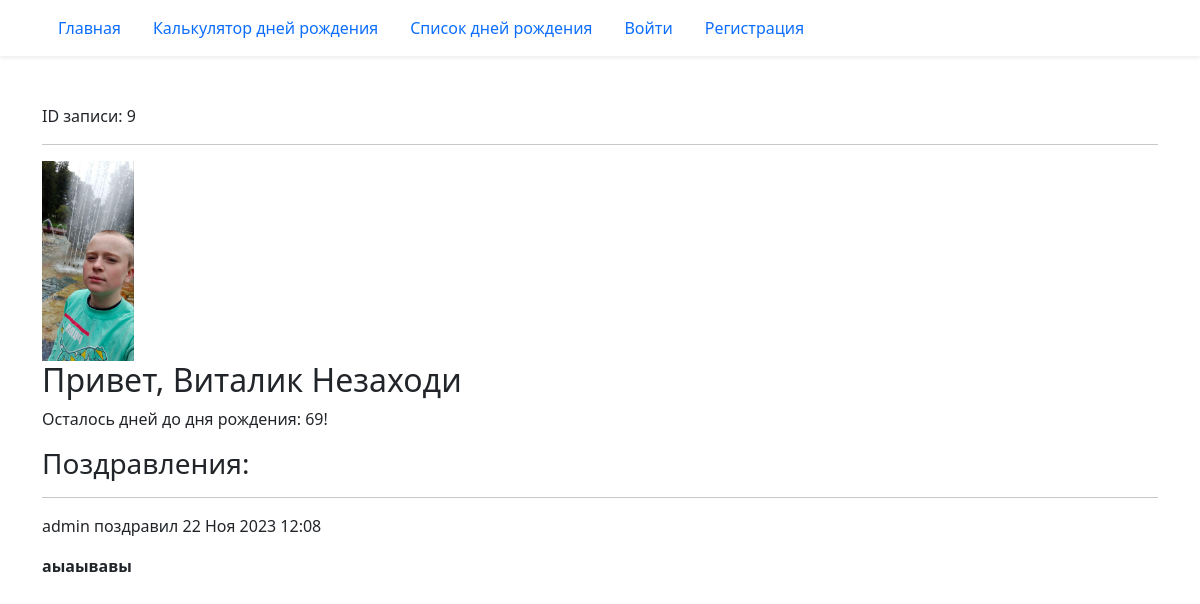
The page /birthday/9/ on the database its author committed.
### birthday/models.py (models this page shows, shortened)
class Birthday(models.Model):
    first_name = models.CharField('Имя', max_length=20)
    last_name = models.CharField(
        'Фамилия',
        max_length=20,
        blank=True,
        help_text='Необязательное поле'
    )
    birthday = models.DateField('Дата рождения', validators=(real_age,))
    image = models.ImageField('Фото', upload_to='birthdays_images', blank=True)
    author = models.ForeignKey(
        User,
        verbose_name='Автор записи',
        on_delete=models.CASCADE,
        null=True
    )
    tag = models.ManyToManyField(
        Tag,
        verbose_name='Теги',
        blank=True,
        help_text='Удерживаете Ctrl для выбора нескольких вариантов'
    )
    class Meta:
        constraints = (models.UniqueConstraint(
            fields=('first_name', 'last_name', 'birthday'),
            name='Unique person constraint'
            ),
        )

class Congratulation(models.Model):
    text = models.TextField('Текст поздравления')
    birthday = models.ForeignKey(
        Birthday,
        on_delete=models.CASCADE,
        related_name='congratulations',
    )
    created_at = models.DateTimeField(auto_now_add=True)
    author = models.ForeignKey(User, on_delete=models.CASCADE)
    class Meta:
        ordering = ('created_at',)

### birthday/views.py (the view)
# urls.py: path('<int:pk>/', views.BirthdayDetailView.as_view(), name='detail'),
class BirthdayDetailView(DetailView):
    model = Birthday
    def get_context_data(self, **kwargs):
        context = super().get_context_data(**kwargs)
        context["birthday_countdown"] = calculate_birthday_countdown(
            self.object.birthday
        )
        context['form'] = CongratulationForm()
        context['congratulations'] = (
            self.object.congratulations.select_related('author')
        )
        return context

### birthday/utils.py (called while the page is built)
def calculate_birthday_countdown(birthday):
    today = date.today()
    this_year_birthday = get_birthday_for_year(birthday, today.year)
    if this_year_birthday < today:
        next_birthday = get_birthday_for_year(birthday, today.year + 1)
    else:
        next_birthday = this_year_birthday
    birthday_countdown = (next_birthday - today).days
    return birthday_countdown

def get_birthday_for_year(birthday, year):
    try:
        calculate_birthday = birthday.replace(year=year)
    except ValueError:
        calculate_birthday = date(year=year, month=3, day=1)
    return calculate_birthday

### templates/birthday/birthday_detail.html (shortened to what this page needs)
{% extends "base.html" %}
{% load django_bootstrap5 %}
{% block content %}
  ID записи: {{ object.id }}
  <hr>
  {% if birthday.image %}
    <div>
      <img src="{{ birthday.image.url }}" height="200">
    </div>
  {% endif %}
  <h2>Привет, {{ object.first_name }} {{ object.last_name }}</h2>
  {% if birthday_countdown == 0 %}
    <p>С днём рождения!</p>
  {% else %}
    <p>Осталось дней до дня рождения: {{ birthday_countdown }}!</p>
  {% endif %}
  <div>
    <h3>Поздравления:</h3>
    {% for congratulation in congratulations %}
      <hr>
      <p>
        {{ congratulation.author.username }}
        поздравил {{ congratulation.created_at|date:"d M Y H:i" }}
      </p>
      <p><b>{{ congratulation.text }}</b></p>
    {% endfor %}
  </div>
{% endblock content %}

### rows shown on the page
Birthday: id "9", image (picture), first_name "Виталик", last_name "Незаходи"
Congratulation: author.username "admin", created_at "22 Ноя 2023 12:08", text "аыаывавы"

### other values the page prints
{{ birthday_countdown }} "69"
